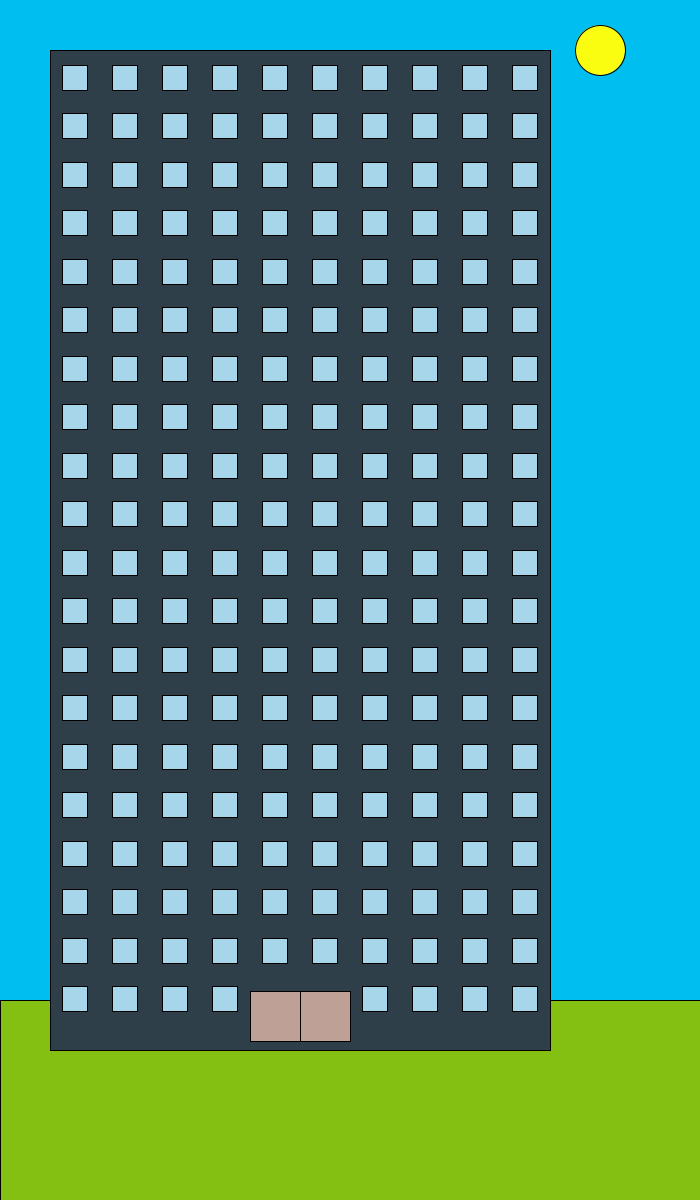
Frame 1 (no input)
Frame 60 (the mouse pressed at the canvas centre just before this capture): identical to frame 1, image omitted
Frame 120 (the mouse held since frame 60 and released just before this capture): identical to frame 1, image omitted

The Processing sketch that drew this single still picture (run headless with seeded random() and noise(); from frame 60 on, the mouse is pressed at the canvas centre):

// Processing sketch: question4
// ── question4.pde
// question 4
// skyscraper

final int numStories = 20;
final int numWindows = 10;

final color windowBlue = color(167, 214, 235);
final color skyScraperGrey = color(47, 63, 74);
final color skyBlue = color(0, 190, 240);
final color grassGreen = color(132, 192, 17);
final color sunYellow = color(250, 253, 15);
final color doorColor = color(190, 160, 150);

final int sunX = 600;
final int sunY = 50;
final int sunSize = 50;

int buildingWidth = 500;
int buildingHeight = 1000;
int windowSize = 60;

int buildingX = 50;
int buildingY = 50;

void setup()
{
  size(700, 1200);
  background(skyBlue);
  fill(grassGreen);
  rect(0, 1000, width,200); 
  fill(sunYellow);
  ellipse(sunX, sunY, sunSize, sunSize);
}

void draw()
{
  fill(skyScraperGrey);
  rect(buildingX, buildingY, 500, 1000);
  
  int row = 0;
  
  while (row < numStories)
  {
    int column  = 0;
    while (column < numWindows)
    {
      int windowX = buildingX + column * buildingWidth / numWindows + 12;
      int windowY = (buildingY + row * (buildingHeight - 30) / numStories) + 15;
      int windowSize = buildingWidth/numWindows - 25;
      
      if (row == numStories -1 && (column == 4 || column == 5))
      {
        fill(doorColor); 
        windowX = buildingX + column * buildingWidth / numWindows;
        windowY = (buildingY + row * (buildingHeight - 30) / numStories) + 20;
        windowSize = buildingWidth/numWindows;
      }
      else
      {
        fill(windowBlue);
      }
      
      rect(windowX, windowY, windowSize, windowSize);

      column++;
    }
    row++;
  }
}
